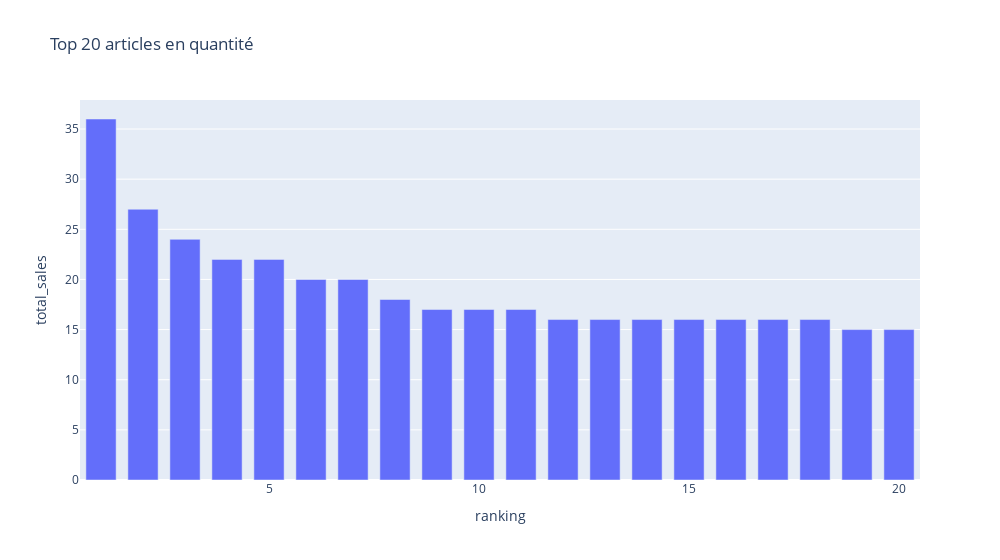

Here is the notebook cell this chart was saved with:
### Markdown cell above
<div style="border: 1px solid RGB(51,165,182);" >
<h3 style="margin: auto; padding: 20px; color: RGB(51,165,182); ">Etape 5.2 - Analyse des ventes en Quantités</h3>
</div>

### Code cell
#####################################
# Palmares des articles en quantité #
#####################################

#Effectuer le tri dans l'ordre décroissant de quantités vendues du dataset df_merge
df_final = df_final.sort_values(by='total_sales', ascending=False)

#Réinitialiser l'index du dataset par un reset_index
df_final = df_final.reset_index(drop=True)

#Afficher les 20 premiers articles en quantité
print(df_final.head(20))

#Graphique en barre des 20 premiers articles avec plotly express


# Trier les articles par quantité vendue décroissante et sélectionner les 20 premiers
top_20_articles = df_final.head(20)

# Ajouter une colonne de classement
top_20_articles['ranking'] = range(1, len(top_20_articles) + 1)

# Créer le graphique en barre avec des barres plus épaisses et une largeur maximale
fig = px.bar(top_20_articles, x='ranking', y='total_sales', title='Top 20 articles en quantité')

# Ajuster la mise en page pour définir une largeur maximale
fig.update_layout(bargap=0.2, bargroupgap=0.1, width=1000)  # Ajustez les valeurs selon vos besoins

# Afficher le graphique
fig.show()

### Figure 1 — Plotly figure (JSON) as saved in the notebook; plotly's stock layout.template omitted (floating-point values rounded to 4 significant figures)
{"data": [{"hovertemplate": "ranking=%{x}<br>total_sales=%{y}<extra></extra>", "legendgroup": "", "marker": {"color": "#636efa", "pattern": {"shape": ""}}, "name": "", "orientation": "v", "showlegend": false, "textposition": "auto", "type": "bar", "x": [1, 2, 3, 4, 5, 6, 7, 8, 9, 10, 11, 12, 13, 14, 15, 16, 17, 18, 19, 20], "xaxis": "x", "y": [36.0, 27.0, 24.0, 22.0, 22.0, 20.0, 20.0, 18.0, 17.0, 17.0, 17.0, 16.0, 16.0, 16.0, 16.0, 16.0, 16.0, 16.0, 15.0, 15.0], "yaxis": "y"}], "layout": {"bargap": 0.2, "bargroupgap": 0.1, "barmode": "relative", "legend": {"tracegroupgap": 0}, "title": {"text": "Top 20 articles en quantité"}, "width": 1000, "xaxis": {"anchor": "y", "domain": [0, 1], "title": {"text": "ranking"}}, "yaxis": {"anchor": "x", "domain": [0, 1], "title": {"text": "total_sales"}}}}
